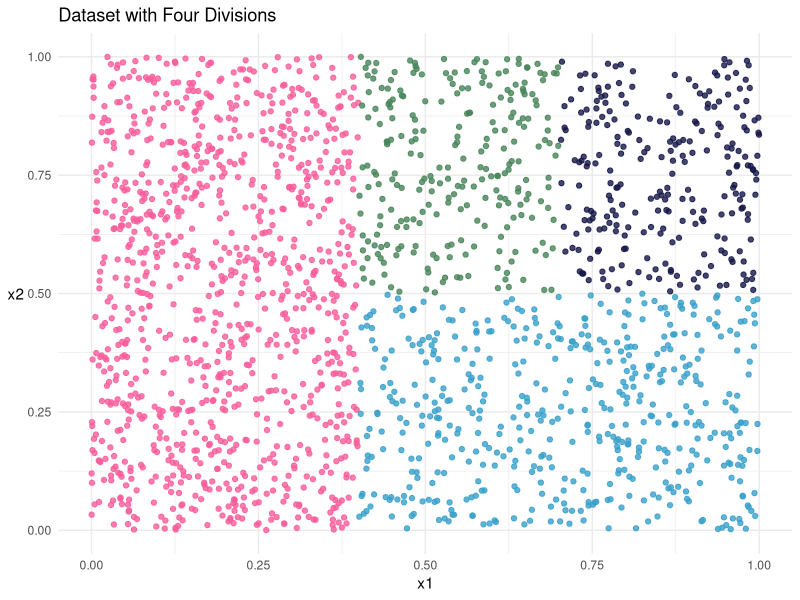
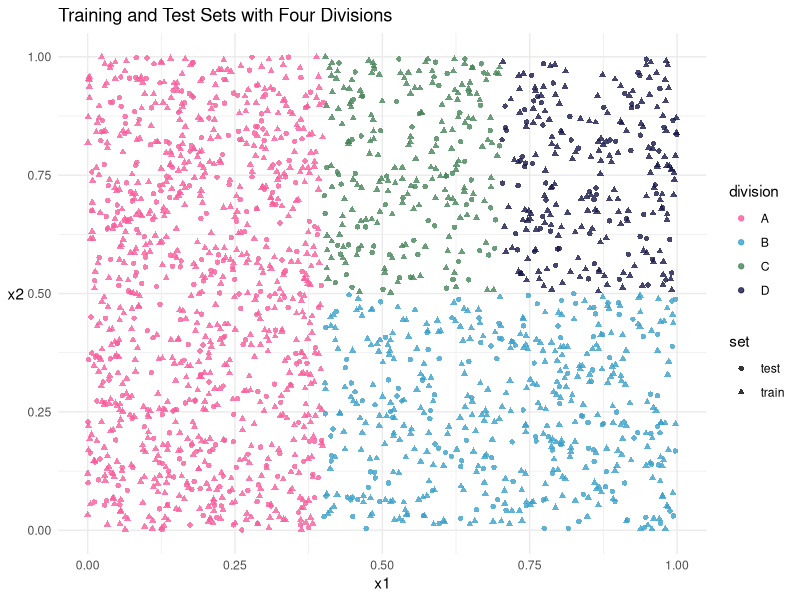
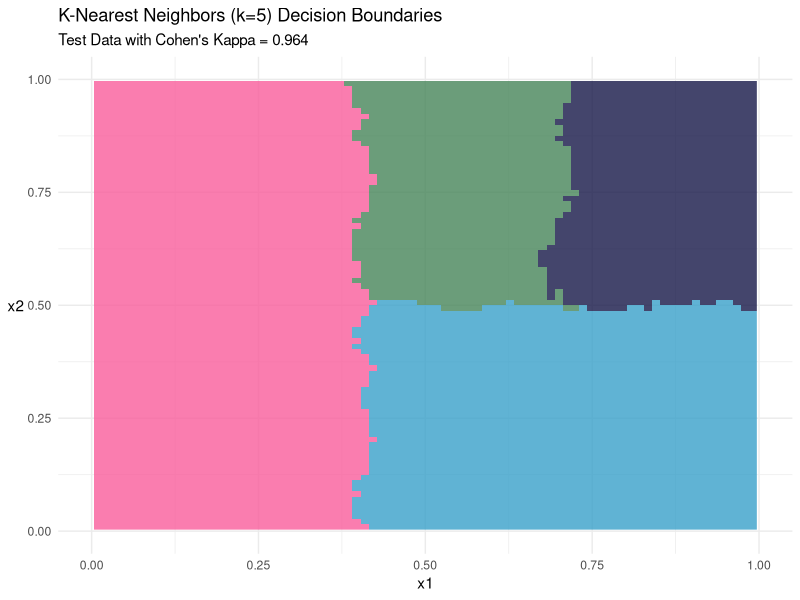
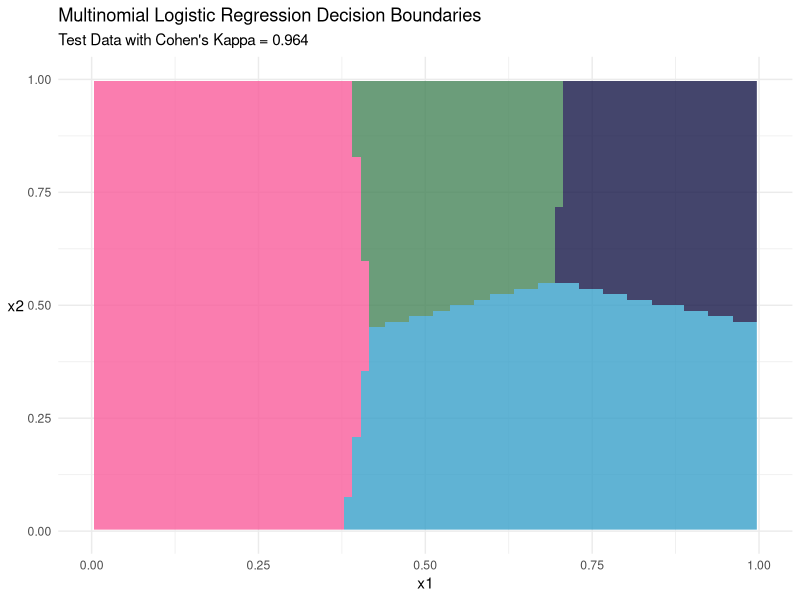
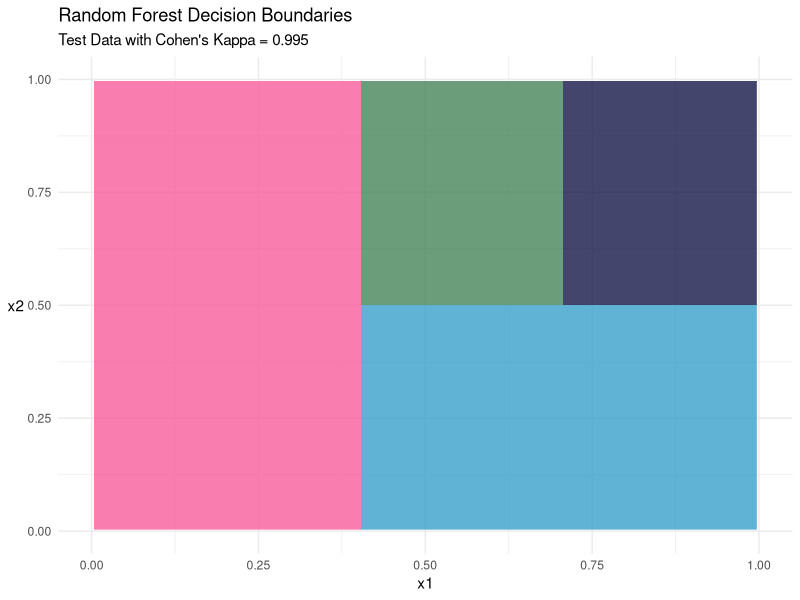
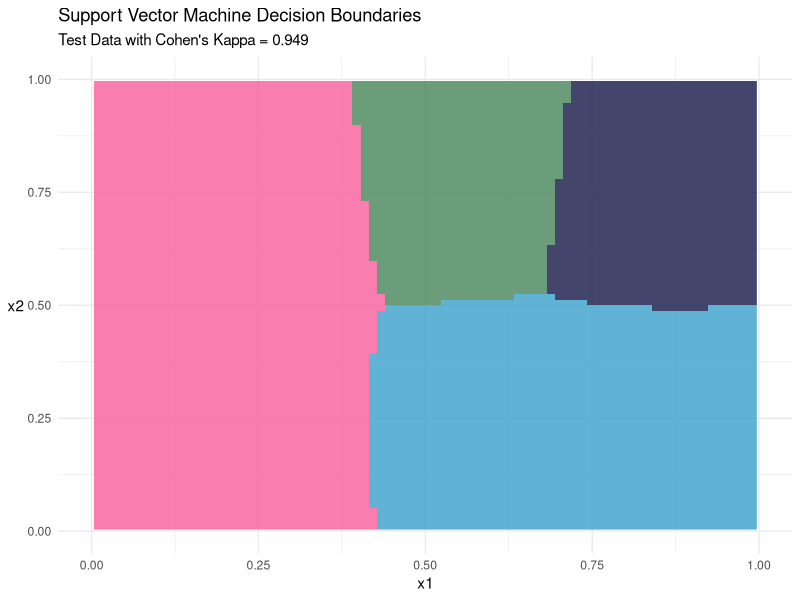
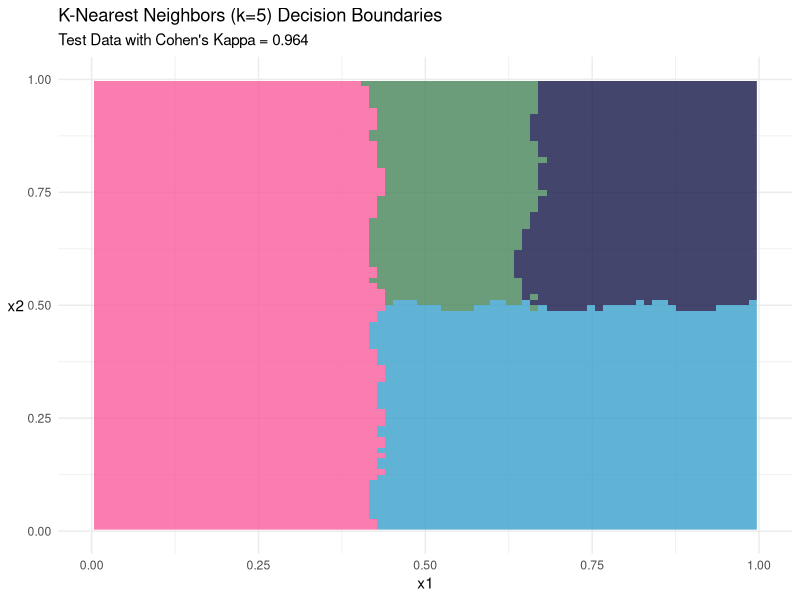
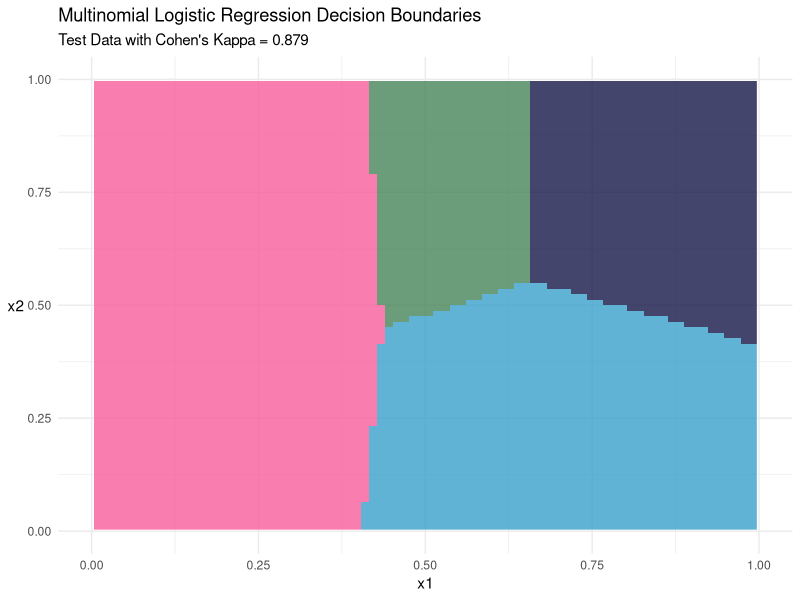

Write the R code that produced these figures, in order.
## ---- chunk 1
knitr::opts_chunk$set(echo = TRUE)
## ---- chunk 2
# Libraries needed
library(dplyr)      # For data manipulation
library(caret)      # For createDataPartition and confusion matrix
library(ggplot2)    # For visualization
## ---- chunk 3
# Set colors
c_a = "#f95d9b"
c_b = "#39a0ca"
c_c = "#478559"
c_d = "#161748"
line = "#1d1e22"
## ---- chunk 4
# Set seed for reproducibility
set.seed(42)

# Total number of points
n <- 2000

# Calculate points per division based on proportions
n_a <- floor(n * 0.50)  # 50% of the data
n_b <- floor(n * 0.25)  # 25% of the data
n_c <- floor(n * 0.125)  # 25% of the data
n_d <- floor(n * 0.125)  # 25% of the data

# Based on the drawing:
# A is on the left side of the graph (x1 < threshold)
# B is on the bottom right quadrant
# C is on the top left of the right side
# D is on the top right of the right side

# Thresholds for dividing the space
x1_threshold <- 0.4  # Dividing left (A) from right (B,C,D)
x1_right_threshold <- 0.7  # Dividing C from D on the right side
x2_threshold <- 0.5  # Dividing B from C,D

# Division A: Left portion (50% of data)
a_x1 <- runif(n_a, 0, x1_threshold)
a_x2 <- runif(n_a, 0, 1)
a_labels <- rep("A", n_a)

# Division B: Bottom right portion (25% of data)
b_x1 <- runif(n_b, x1_threshold, 1)
b_x2 <- runif(n_b, 0, x2_threshold)
b_labels <- rep("B", n_b)

# Division C: Top left of right portion (12.5% of data)
c_x1 <- runif(n_c, x1_threshold, x1_right_threshold)
c_x2 <- runif(n_c, x2_threshold, 1)
c_labels <- rep("C", n_c)

# Division D: Top right of right portion (12.5% of data)
d_x1 <- runif(n_d, x1_right_threshold, 1)
d_x2 <- runif(n_d, x2_threshold, 1)
d_labels <- rep("D", n_d)

# Combine all data into a single dataframe
df <- data.frame(
  x1 = c(a_x1, b_x1, c_x1, d_x1),
  x2 = c(a_x2, b_x2, c_x2, d_x2),
  division = c(a_labels, b_labels, c_labels, d_labels)
)

# Plot the data to visualize the divisions
p <- ggplot(df, aes(x = x1, y = x2, color = division)) +
  geom_point(alpha = 0.8, show.legend = FALSE) +
  scale_color_manual(values = c("A" = c_a, "B" = c_b, "C" = c_c, "D" = c_d)) +
  labs(title = "Dataset with Four Divisions",
       x = "x1", y = "x2") +
  theme_minimal() +
  theme(,
    axis.title.y = element_text(angle = 0, vjust = 0.5, hjust = 0.5)
  )
print(p)

ggsave("original_data.png", plot = p, width = 40, height = 30, dpi = 600)
## ---- chunk 5
# Set training/test split proportion
train_prop <- 0.7 # 70% training, 30% test

# Create stratified split indices based on division
set.seed(42) # Keep the same seed for reproducibility
train_indices <- createDataPartition(df$division, p = train_prop, list = FALSE)

# Create training and test sets
train_df <- df[train_indices, ]
test_df <- df[-train_indices, ]

# Convert division to factor to ensure consistent levels
train_df$division <- factor(train_df$division)
test_df$division <- factor(test_df$division)

# Optional: Visualize the training and test sets
df$set <- "test"
df[train_indices, "set"] <- "train"

ggplot(df, aes(x = x1, y = x2, color = division, shape = set)) +
  geom_point(alpha = 0.8) +
  scale_color_manual(values = c("A" = c_a, "B" = c_b, "C" = c_c, "D" = c_d)) +
  labs(title = "Training and Test Sets with Four Divisions",
       x = "x1", y = "x2") +
  theme_minimal() +
  theme(,
    axis.title.y = element_text(angle = 0, vjust = 0.5, hjust = 0.5)
  )
## ---- chunk 6
# Load necessary libraries
library(caret)      # For confusion matrix
library(class)      # For kNN classification
library(e1071)      # For SVM
if (!require("nnet")) install.packages("nnet")
library(nnet)       # For multinomial logistic regression
if (!require("randomForest")) install.packages("randomForest")
library(randomForest) # For random forest
library(gridExtra)  # For arranging multiple plots
## ---- chunk 7
# Create a fine grid for decision boundary visualization
grid_size <- 100
x1_range <- seq(min(df$x1) - 0.1, max(df$x1) + 0.1, length.out = grid_size)
x2_range <- seq(min(df$x2) - 0.1, max(df$x2) + 0.1, length.out = grid_size)
grid <- expand.grid(x1 = x1_range, x2 = x2_range)

# Ensure column names match training data
colnames(grid) <- c("x1", "x2")  # Explicitly set column names
## ---- chunk 8
# Function to plot decision boundaries
plot_decision_boundary <- function(predictions, model_name, kappa_value) {
  grid_predictions <- cbind(grid, pred = predictions)
  
  # Plot decision boundaries with test data points
  p <- ggplot() +
    geom_raster(data = grid_predictions, aes(x = x1, y = x2, fill = pred), alpha = 0.8, show.legend = FALSE) +
    #geom_point(data = test_df, aes(x = x1, y = x2, color = division), size = 2.5) +
    scale_fill_manual(values = c("A" = c_a, "B" = c_b, "C" = c_c, "D" = c_d), name = "Predicted") +
    scale_color_manual(values = c("A" = c_a, "B" = c_b, "C" = c_c, "D" = c_d), name = "Actual") +
    #labs(x = "x1", y = "x2") +
    scale_x_continuous(limits = c(0.0, 1), breaks = seq(0, 1, by = 0.25)) +
    scale_y_continuous(limits = c(0.0, 1), breaks = seq(0, 1, by = 0.25)) +
    labs(title = paste(model_name, "Decision Boundaries"),
         subtitle = paste("Test Data with Cohen's Kappa =", round(kappa_value, 3)),
         x = "x1", y = "x2") +
    theme_minimal() +
  theme(,
    axis.title.y = element_text(angle = 0, vjust = 0.5, hjust = 0.5)
  )
  
  return(p)
}
## ---- chunk 9
evaluate_model <- function(actual, predicted, model_name) {
  # Create confusion matrix
  confusion <- confusionMatrix(predicted, actual)
  
  # Extract Cohen's Kappa
  kappa <- confusion$overall['Kappa']
  
  # Print model performance
  cat("\n", model_name, "Performance:\n")
  cat("Cohen's Kappa:", kappa, "\n")
  cat("Accuracy:", confusion$overall['Accuracy'], "\n\n")
  
  return(kappa)
}
## ---- chunk 10
# Train KNN model (k=5)
k <- 5
knn_model <- knn(train = train_df[, c("x1", "x2")],
                 test = test_df[, c("x1", "x2")],
                 cl = train_df$division,
                 k = k)

# Evaluate KNN model
knn_kappa <- evaluate_model(test_df$division, knn_model, "KNN")

# Get KNN predictions for the grid
knn_grid_pred <- knn(train = train_df[, c("x1", "x2")],
                     test = grid,
                     cl = train_df$division,
                     k = k)

# Plot KNN decision boundaries
knn_plot <- plot_decision_boundary(knn_grid_pred, "K-Nearest Neighbors (k=5)", knn_kappa)
## ---- chunk 11
# Train multinomial model
multinom_model <- multinom(division ~ x1 + x2, data = train_df, trace = FALSE)

# Make predictions on test data
multinom_pred <- predict(multinom_model, newdata = test_df)

# Evaluate multinomial model
multinom_kappa <- evaluate_model(test_df$division, multinom_pred, "Multinomial Logistic Regression")

# Get multinomial predictions for the grid
multinom_grid_pred <- predict(multinom_model, newdata = grid)

# Plot multinomial decision boundaries
multinom_plot <- plot_decision_boundary(multinom_grid_pred, "Multinomial Logistic Regression", multinom_kappa)
## ---- chunk 12
# Train random forest model
rf_model <- randomForest(division ~ x1 + x2, data = train_df, ntree = 500)

# Make predictions on test data
rf_pred <- predict(rf_model, newdata = test_df)

# Evaluate random forest model
rf_kappa <- evaluate_model(test_df$division, rf_pred, "Random Forest")

# Get random forest predictions for the grid
rf_grid_pred <- predict(rf_model, newdata = grid)

# Plot random forest decision boundaries
rf_plot <- plot_decision_boundary(rf_grid_pred, "Random Forest", rf_kappa)
## ---- chunk 13
# Train SVM model with radial kernel
svm_model <- svm(division ~ x1 + x2, data = train_df, kernel = "radial")

# Make predictions on test data
svm_pred <- predict(svm_model, newdata = test_df)

# Evaluate SVM model
svm_kappa <- evaluate_model(test_df$division, svm_pred, "SVM")

# Get SVM predictions for the grid
svm_grid_pred <- predict(svm_model, newdata = grid)

# Plot SVM decision boundaries
svm_plot <- plot_decision_boundary(svm_grid_pred, "Support Vector Machine", svm_kappa)
## ---- chunk 14
# Display all plots
print(knn_plot)
print(multinom_plot)
print(rf_plot)
print(svm_plot)

ggsave("knn.png", plot = knn_plot, width = 20, height = 20, dpi = 600)
ggsave("multi.png", plot = knn_plot, width = 20, height = 20, dpi = 600)
ggsave("rf.png", plot = rf_plot, width = 20, height = 20, dpi = 600)
ggsave("svm.png", plot = svm_plot, width = 20, height = 20, dpi = 600)
## ---- chunk 15
# Standard deviation for the attributes
x1_sd <- sd(df$x1)
x2_sd <- sd(df$x2)
cat("Standard deviation of x1:", x1_sd, "\n")
cat("Standard deviation of x2:", x2_sd, "\n")

# Noise level (proportion of std dev to use)
noise_level <- 0.3  # You can adjust this between 0 and 1
set.seed(123)  # Different seed to ensure randomness

# Get test set indices
test_indices <- setdiff(1:nrow(df), train_indices)

# Randomly select half of the test set
half_test_size <- floor(length(test_indices) / 2)
noisy_test_indices <- sample(test_indices, half_test_size)

# Create first noisy dataset (noise in x1)
df_noisy1 <- df
# Add noise only to the selected half of test set
df_noisy1$x1[noisy_test_indices] <- df$x1[noisy_test_indices] + 
                                   rnorm(half_test_size, mean = 0, sd = x1_sd * noise_level)

# Create second noisy dataset (noise in x2)
df_noisy2 <- df
# Add noise only to the selected half of test set
df_noisy2$x2[noisy_test_indices] <- df$x2[noisy_test_indices] + 
                                   rnorm(half_test_size, mean = 0, sd = x2_sd * noise_level)

# Extract the test partition rows from the noisy datasets
noisytest_df1 <- df_noisy1[-train_indices, ]
noisytest_df2 <- df_noisy2[-train_indices, ]

# Ensure division is a factor with consistent levels in both datasets
noisytest_df1$division <- factor(noisytest_df1$division, levels = levels(test_df$division))
noisytest_df2$division <- factor(noisytest_df2$division, levels = levels(test_df$division))
## ---- chunk 16
# Create noisy grids for decision boundary visualization
# For noisy x1
noise_x1_range <- seq(min(df_noisy1$x1) - 0.1, max(df_noisy1$x1) + 0.1, length.out = grid_size)
grid_noisy1 <- expand.grid(x1 = noise_x1_range, x2 = x2_range)
# Ensure column names match training data
colnames(grid_noisy1) <- c("x1", "x2")  # Explicitly set column names

# For noisy x2
noise_x2_range <- seq(min(df_noisy2$x2) - 0.1, max(df_noisy2$x2) + 0.1, length.out = grid_size)
grid_noisy2 <- grid
# Ensure column names match training data
colnames(grid_noisy2) <- c("x1", "x2")  # Explicitly set column names
## ---- chunk 17
# Evaluate KNN model
knn_kappa <- evaluate_model(noisytest_df1$division, knn_model, "KNN")

# Get KNN predictions for the grid
knn_grid_pred <- knn(train = train_df[, c("x1", "x2")],
                     test = grid_noisy1,
                     cl = train_df$division,
                     k = k)

# Plot KNN decision boundaries
knn_plot1 <- plot_decision_boundary(knn_grid_pred, "K-Nearest Neighbors (k=5)", knn_kappa)
## ---- chunk 18
# Evaluate KNN model
knn_kappa <- evaluate_model(noisytest_df2$division, knn_model, "KNN")

# Get KNN predictions for the grid
knn_grid_pred <- knn(train = train_df[, c("x1", "x2")],
                     test = grid_noisy2,
                     cl = train_df$division,
                     k = k)

# Plot KNN decision boundaries
knn_plot2 <- plot_decision_boundary(knn_grid_pred, "K-Nearest Neighbors (k=5)", knn_kappa)
## ---- chunk 19
# Make predictions on test data
multinom_pred <- predict(multinom_model, newdata = noisytest_df1)

# Evaluate multinomial model
multinom_kappa <- evaluate_model(noisytest_df1$division, multinom_pred, "Multinomial Logistic Regression")

# Get multinomial predictions for the grid
multinom_grid_pred <- predict(multinom_model, newdata = grid_noisy1)

# Plot multinomial decision boundaries
multinom_plot1 <- plot_decision_boundary(multinom_grid_pred, "Multinomial Logistic Regression", multinom_kappa)
## ---- chunk 20
# Make predictions on test data
multinom_pred <- predict(multinom_model, newdata = noisytest_df2)

# Evaluate multinomial model
multinom_kappa <- evaluate_model(noisytest_df2$division, multinom_pred, "Multinomial Logistic Regression")

# Get multinomial predictions for the grid
multinom_grid_pred <- predict(multinom_model, newdata = grid_noisy2)

# Plot multinomial decision boundaries
multinom_plot2 <- plot_decision_boundary(multinom_grid_pred, "Multinomial Logistic Regression", multinom_kappa)
## ---- chunk 21
# Make predictions on test data
rf_pred <- predict(rf_model, newdata = noisytest_df1)

# Evaluate random forest model
rf_kappa <- evaluate_model(noisytest_df1$division, rf_pred, "Random Forest")

# Get random forest predictions for the grid
rf_grid_pred <- predict(rf_model, newdata = grid_noisy1)

# Plot random forest decision boundaries
rf_plot1 <- plot_decision_boundary(rf_grid_pred, "Random Forest", rf_kappa)
## ---- chunk 22
# Make predictions on test data
rf_pred <- predict(rf_model, newdata = noisytest_df2)

# Evaluate random forest model
rf_kappa <- evaluate_model(noisytest_df2$division, rf_pred, "Random Forest")

# Get random forest predictions for the grid
rf_grid_pred <- predict(rf_model, newdata = grid_noisy2)

# Plot random forest decision boundaries
rf_plot2 <- plot_decision_boundary(rf_grid_pred, "Random Forest", rf_kappa)
## ---- chunk 23
# Make predictions on test data
svm_pred <- predict(svm_model, newdata = noisytest_df1)

# Evaluate SVM model
svm_kappa <- evaluate_model(noisytest_df1$division, svm_pred, "SVM")

# Get SVM predictions for the grid
svm_grid_pred <- predict(svm_model, newdata = grid_noisy1)

# Plot SVM decision boundaries
svm_plot1 <- plot_decision_boundary(svm_grid_pred, "Support Vector Machine", svm_kappa)
## ---- chunk 24
# Make predictions on test data
svm_pred <- predict(svm_model, newdata = noisytest_df2)

# Evaluate SVM model
svm_kappa <- evaluate_model(noisytest_df2$division, svm_pred, "SVM")

# Get SVM predictions for the grid
svm_grid_pred <- predict(svm_model, newdata = grid_noisy2)

# Plot SVM decision boundaries
svm_plot2 <- plot_decision_boundary(svm_grid_pred, "Support Vector Machine", svm_kappa)
## ---- chunk 25
# Display all plots
print(knn_plot1)
print(multinom_plot1)
print(rf_plot1)
print(svm_plot1)

ggsave("knn_x1.png", plot = knn_plot1, width = 20, height = 20, dpi = 600)
ggsave("multi_x1.png", plot = multinom_plot1, width = 20, height = 20, dpi = 600)
ggsave("rf_x1.png", plot = rf_plot1, width = 20, height = 20, dpi = 600)
ggsave("svm_x1.png", plot = svm_plot1, width = 20, height = 20, dpi = 600)

print(knn_plot2)
print(multinom_plot2)
print(rf_plot2)
print(svm_plot2)

ggsave("knn_x2.png", plot = knn_plot2, width = 20, height = 20, dpi = 600)
ggsave("multi_x2.png", plot = multinom_plot2, width = 20, height = 20, dpi = 600)
ggsave("rf_x2.png", plot = rf_plot2, width = 20, height = 20, dpi = 600)
ggsave("svm_x2.png", plot = svm_plot2, width = 20, height = 20, dpi = 600)
